Frame 1 (no input): blank canvas, image omitted
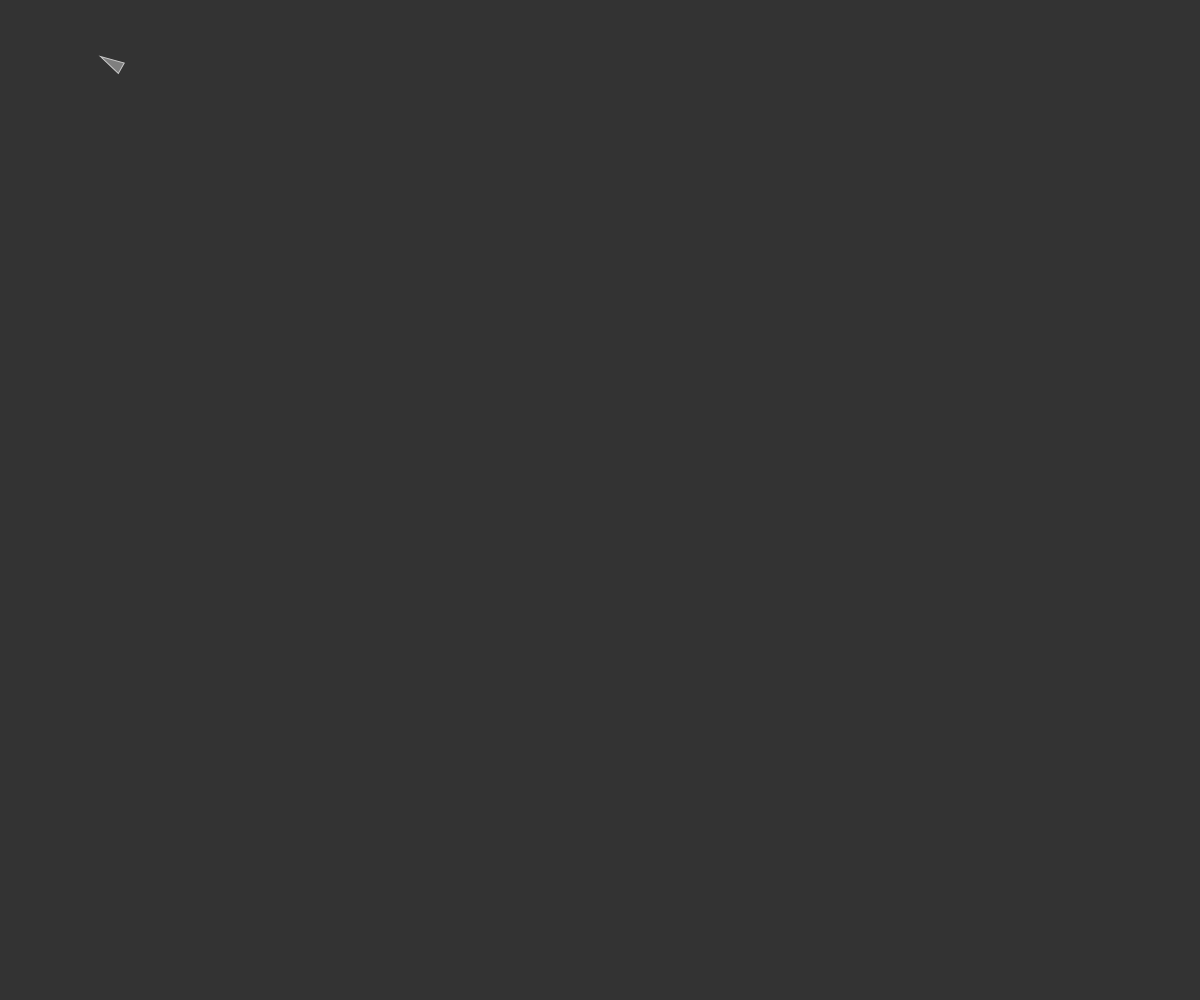
Frame 60 (no input)
Frame 120 (the mouse pressed at the canvas centre since frame 60): blank canvas, image omitted

The p5.js sketch that drew this single still picture (run headless with seeded random() and noise() and a simulated clock; from frame 60 on, the mouse is pressed at the canvas centre):

// p5.js sketch
// ── sketch.js
var vehiculo;

function setup(){
    createCanvas(window.innerWidth,window.innerHeight);

    vehiculo = new Vehicle(320, 180)
}

function draw(){
    background(51);

    //buscar el objetivo
    var target = createVector(mouseX, mouseY)
    vehiculo.seek(target)

    //Update and display
    vehiculo.update();
    vehiculo.display();
}
// ── vehicle.js
//vehiculo//objeto

function Vehicle(x, y, m){
    this.posicion = createVector(x, y);
    this.velocidad = createVector(0, 0);
    this.aceleracion = createVector(0, 0);
    this.maxspeed = 5;
    this.maxforce = 0.2;

    this.r = 6;

    this.applyForce = function(force){
        this.aceleracion.add(force)
    }

    this.seek = function(target){
       
        var desired = p5.Vector.sub(target,this.posicion)

        desired.setMag(this.maxspeed);
        
        var steering = p5.Vector.sub(desired,this.velocidad);
        steering.limit(this.maxforce);
        this.applyForce(steering)
    }

    this.update = function(){
        this.velocidad.add(this.aceleracion)
        this.velocidad.limit(this.maxspeed)
        this.posicion.add(this.velocidad)
        this.aceleracion.set(0, 0);
    }

    this.display = function(){
        var theta = this.velocidad.heading() + PI / 2;
        fill(127);
        stroke(200);
        strokeWeight(1)
        push()
        translate(this.posicion.x, this.posicion.y)
        rotate(theta)
        beginShape()
        vertex(0,-this.r * 2);
        vertex(-this.r, this.r * 2)
        vertex(this.r, this.r * 2)
        endShape(CLOSE)
        pop() 
    }
}
